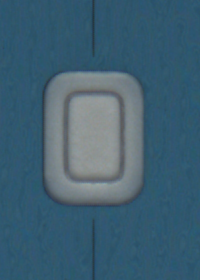
#> input picture utils/template/temp.png, 200 x 280 px
$ python get_template.py   (older library calls are emulated)
#> lines starting #> are read from the running program, lines starting #| are printed output that depends on the picture; after the words box and inside, x2 and y2 are one past the last pixel; in counts of white or black regions, pixels touching at a corner belong together
#> further down, img is the input picture: shape (280, 200, 3); mean B, G, R 114.4, 96, 63.7
import cv2, _pickle, time
import numpy as np
import os

def get_template(img, threshold, max_num_points, file_path):

#> called with threshold = 110, max_num_points = 32, file_path = './template/template.pkl'
    gray = cv2.cvtColor(img, cv2.COLOR_BGR2GRAY)
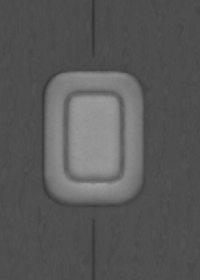
#> gray: shape (280, 200); min 48, max 162, mean 88.5
    ret, binary = cv2.threshold(gray, threshold, 255, cv2.THRESH_BINARY_INV)
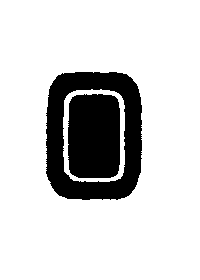
#> binary: shape (280, 200); 82% white; 2 black regions
#> ret = 110
    # cv2.imshow('', binary)
    # cv2.waitKey(0)
    _, contours, hierarchy = cv2.findContours(binary, cv2.RETR_TREE, cv2.CHAIN_APPROX_NONE)
#> contours = 4 contours; box (x1, y1, x2, y2) and area: (0, 0, 200, 280) 55521, (45, 71, 143, 201) 11530, (63, 89, 125, 182) 5265, (67, 93, 121, 179) 4280

    def _cont_area(cont):
        return cv2.contourArea(cont)

    contours.sort(key=_cont_area, reverse=True)
    points = contours[1]   # [[[x1,y1]],[[x2,y2]],...]
#> points = contour of 383 points, box (x1, y1, x2, y2) (45, 71, 143, 201), area 11530

    number = points.shape[0]
#> number = 383
    points_template = []

    # 降采样 限制模板中点的最大数量
    if number > max_num_points:
        for i in np.linspace(0, number - 1, max_num_points):
            i = int(i)
            points_template.append(points[i][0])
#> after the loop, points_template = 32 pairs, first value 45 to 142, second value 71 to 200
        number = max_num_points
    else:
        points_template = np.squeeze(points, 1)  # # [[x1,y1],[x2,y2],...]

    x_sum, y_sum = np.sum(points_template, 0)
#> x_sum = 2973; y_sum = 4260

    # 计算重心
    center_gravity_y = int(y_sum / number)
#> center_gravity_y = 133
    center_gravity_x = int(x_sum / number)
#> center_gravity_x = 92

    # 偏移重心
    for i in range(number):
        x, y = points_template[i]
        points_template[i] = [x - center_gravity_x, y - center_gravity_y]
#> this loop made 32 passes
#> (x, y) on passes 1 to 12: (74, 72), (86, 71), (98, 71), (110, 71), (123, 73), (134, 81), (140, 93), (142, 106), (141, 118), (142, 130), (142, 143), (141, 155)
#> after the loop, points_template = 32 pairs, first value -47 to 50, second value -62 to 67

    template = {}
    # 模板文件内存入信息
    template['points_number'] = number
    template['points'] = points_template
    template['center_gravity'] = [center_gravity_x, center_gravity_y]
    # print(template)
    _save_template(template, file_path)

    # 显示
    img_show = img.copy()
    for i, j in points_template:
        cv2.circle(img_show, (int(i + center_gravity_x), int(j + center_gravity_y)), 1, (0, 0, 255), -1)
        cv2.imshow('', img_show)
        cv2.waitKey(20)
#> this loop made 32 passes
#> (i, j) on passes 1 to 12: (-18, -61), (-6, -62), (6, -62), (18, -62), (31, -60), (42, -52), (48, -40), (50, -27), (49, -15), (50, -3), (50, 10), (49, 22)
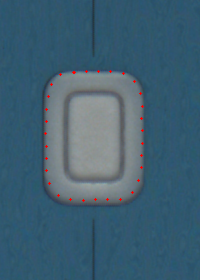
#> img_show: shape (280, 200, 3); 0.28% of pixels changed, all inside (x1, y1, x2, y2) = (44, 70, 144, 202)
    return True


def _save_template(template,file_path):
    with open(file_path,'wb') as file:
        _pickle.dump(template,file)


if __name__ == '__main__':
    dir = r'./template/'
    img_name = os.path.join(dir,'temp.png')
    file_path = os.path.join(dir,'template.pkl')
    img = cv2.imread(img_name)
    ret = get_template(img, 110, 32, file_path)
#> ret = True
    print(ret)
#| True
